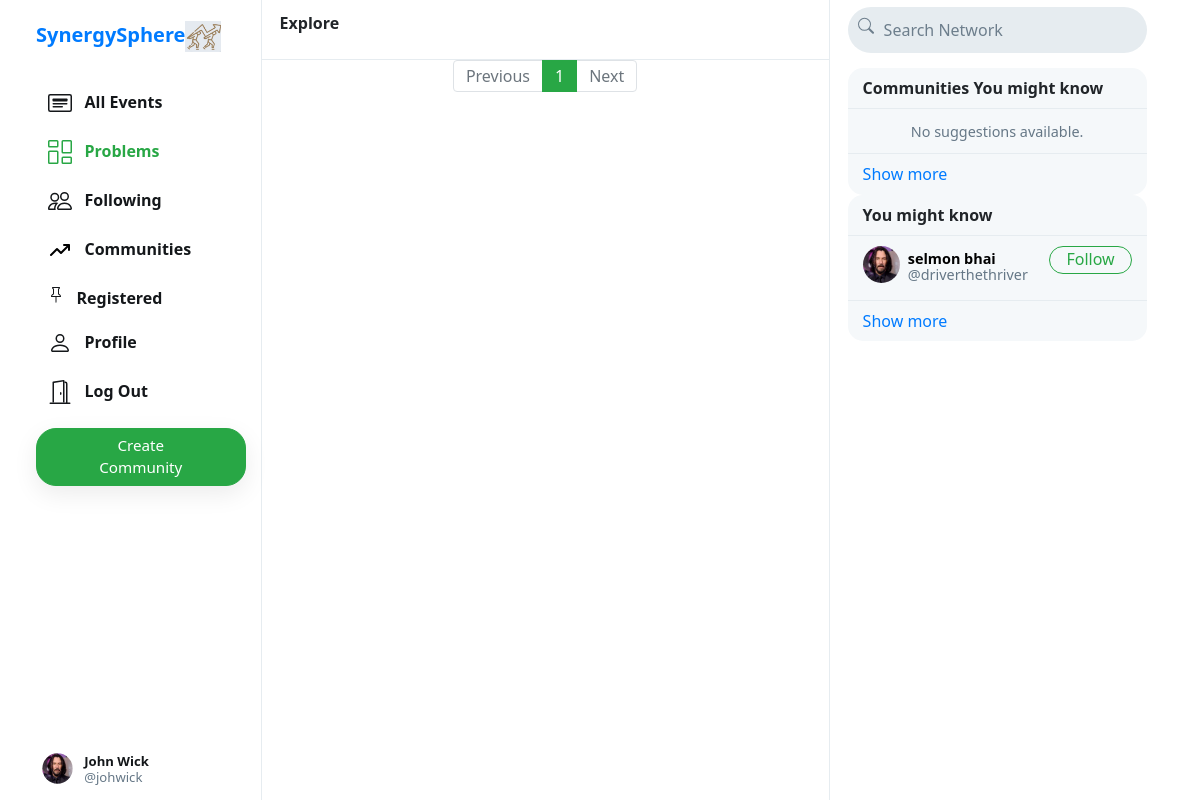
Screenshot of /n/problems (signed in) with the database file from the repository.
### sphere/models.py (models this page shows, shortened)
class User(AbstractUser):
    profile_pic = models.ImageField(upload_to='profile_pic/',default = 'defaults/no_pic.png')
    bio = models.TextField(max_length=160, blank=True, null=True,default='hey, this is my synergy profile')
    cover = models.ImageField(upload_to='user_covers/', blank=True,default = 'defaults/default-user-cover.png')
    phone = models.CharField(max_length=15, blank=True, null=True)
    created_at = models.DateTimeField(blank=True, null=True, default = timezone.now)  # Field renamed to remove unsuitable characters.
    updated_at = models.DateTimeField(blank=True, null=True,  default = timezone.now)
    city = models.CharField(max_length=50, blank=True, null=True)
    is_reported = models.IntegerField(blank=True, null=True,default=False)
    is_block = models.IntegerField(blank=True, null=True, default = False)

### sphere/views.py (the view)
# urls.py: path("n/problems", views.problems, name='problems'),
def problems(request):
    all_posts = Problems.objects.all().order_by('-created_at')
    paginator = Paginator(all_posts, 10)
    page_number = request.GET.get('page')
    if page_number == None:
        page_number = 1
    posts = paginator.get_page(page_number)
    suggestions = []
    c_suggestions = []
    if request.user.is_authenticated:
        followings = Follower.objects.filter(followers=request.user).values_list('user', flat=True)
        suggestions = User.objects.exclude(pk__in=followings).exclude(username=request.user.username).order_by("?")[:6]
        followings_c = Orgs.objects.filter(org_member=request.user).values_list('org_member', flat=True)
        c_suggestions = Orgs.objects.exclude(pk__in=followings_c).exclude(created_by=request.user.id).order_by("?")[:6]
    return render(request, "sphere/index.html", {
        "posts": posts,
        "suggestions": suggestions,
        "c_suggestions":c_suggestions,
        "page": "all_problems",
        'profile': False
    })

### sphere/templates/sphere/index.html (shortened to what this page needs)
{% extends "sphere/layout.html" %}
{% load static %}
{% block body %}
    <div class="main-div">
        <div class="left-div">
            <nav class="head heading">
                {% if page == 'all_events' %}
                    Upcoming Events
                {% elif page == 'all_events' %}
                    Problems People Are Facing
                {% elif page == 'following' %}
                    Events By Your Communities
                {% elif page == 'saved' %}
                    Registered
                {% elif page == 'profile' %}
                    Profile
                {% else %}
                    Explore
                {% endif %}
            </nav>
            <div class="left-div-content">
                <div class="posts-view">
                    <div class="main-div-content">
                        <nav aria-label="Page navigation example" class="pagination-bar">
                            <ul class="pagination justify-content-center">
                                {% if posts.has_previous %}
                                    <li class="page-item">
                                        <a class="page-link" href="?page={{ posts.previous_page_number | default:1}}" tabindex="-1" aria-disabled="true">Previous</a>
                                    </li>
                                {% else %}
                                    <li class="page-item disabled">
                                        <a class="page-link" href="" tabindex="-1" aria-disabled="true">Previous</a>
                                    </li>
                                {% endif %}
                                {% for each in posts.paginator.page_range %}
                                    {% if each == posts.number %}
                                        <li class="page-item active"><a class="page-link" href="?page={{each}}">{{each}}</a></li>
                                    {% else %}
                                        <li class="page-item"><a class="page-link" href="?page={{each}}">{{each}}</a></li>
                                    {% endif %}
                                {% endfor %}
                                {% if posts.has_next %}
                                    <li class="page-item">
                                        <a class="page-link" href="?page={{ posts.next_page_number }}">Next</a>
                                    </li>
                                {% else %}
                                    <li class="page-item disabled">
                                        <a class="page-link" href="">Next</a>
                                    </li>
                                {% endif %}
                            </ul>
                          </nav>
                    </div>
                </div>
            </div>
        </div>
    </div>
{% endblock %}

### sphere/templates/sphere/layout.html (shortened to what this page needs)
{% load static %}
<!DOCTYPE html>
<html lang="en">
    <head>
        <link rel="stylesheet" href="https://stackpath.bootstrapcdn.com/bootstrap/4.4.1/css/bootstrap.min.css">
        <link href="{% static 'sphere/styles.css' %}" rel="stylesheet">
    </head>
    <body>
        <div class="body" data-page="{{page}}">
            <div class="sidenav">
                <a href="{% url 'index' %}" class="navbar-brand">
                <b>SynergySphere</b><img src="{% static 'sphere/Images/logo.png' %}" height="31px">
                </a>
                <div style="height: 100%;">
                    <div>
                        <div>
                            <ul>
                                <li class="nav-item" id="all_events">
                                    <a href="{% url 'index' %}" class="nav-link">
                                        <div>
                                            &nbsp;&nbsp;All Events
                                        </div>
                                    </a>
                                </li>
                                    <li class="nav-item" id="all_problems">
                                        <a href="{% url 'problems' %}" class="nav-link">
                                            <div>
                                                &nbsp;&nbsp;Problems
                                            </div>
                                        </a>
                                    </li>
                                {% if user.is_authenticated %}
                                <li class="nav-item" id="following">
                                    <a href="{% url 'following' %}" class="nav-link">
                                        <div>
                                            &nbsp;&nbsp;Following
                                        </div>
                                    </a>
                                </li>
                                <li class="nav-item" id="following">
                                    <a href="{% url 'communitylist' user.username %}" class="nav-link">
                                        <div>
                                            &nbsp;&nbsp;Communities
                                        </div>
                                    </a>
                                </li>
                                <li class="nav-item" id="saved">
                                    <a href="{% url 'saved' %}" class="nav-link">
                                        <div>
                                            &nbsp;&nbsp;Registered
                                        </div>
                                    </a>
                                </li>
                                <li class="nav-item" id="profile">
                                    <a href="{% url 'profileevents' user.username %}" class="nav-link">
                                        <div>
                                            &nbsp;&nbsp;Profile
                                        </div>
                                    </a>
                                </li>
                                <li class="nav-item" id="logout">
                                    <a href="{% url 'logout' %}" class="nav-link">
                                        <div>
                                            &nbsp;&nbsp;Log Out
                                        </div>
                                    </a>
                                </li>
                                {% endif %}
                            </ul>
                        </div>
                        {% if user.is_authenticated %}
                            <button id="popup-btn" class="btn btn-success new-post-btn" onclick="createpost()">Create Community</button>
                        {% endif %}
                    </div>
                    <div style="position: absolute; bottom: 10px;">
                        {% if user.is_authenticated %}
                            <li class="nav-item sidenav-user">
                                <a href="{% url 'profileevents' user.username %}" class="nav-link">
                                    <div class="user_account">
                                        <div class="small-profilepic" style="float: left; background-image: url(/media/{{user.profile_pic}})"></div>
                                        <div style="height: 2.7vw; margin: auto;">
                                            <div style="margin-top: 4px;"><strong>{{user.first_name}} {{user.last_name}}</strong></div>
                                            <div class="grey" style="margin-top: 4px;">@{{ user.username }}</div>
                                        </div>
                                    </div>
                                </a>
                            </li>
                        {% endif %}
                    </div>
                </div>
            </div>
            {% block body %}
            {% endblock %}
            <div class="right-div">
                <nav class="head">
                    <form action="#">
                        <div class="search-div">
                            <div>
                            </div>
                            <input type="text" name="query" id="search-box" placeholder="Search Network">
                        </div>
                    </form>
                </nav>
                <div class='right-div-content'>
                    <div class="space" style="background-color: white;"></div>
                    {% if user.is_authenticated %}
                    <div class="suggestion-box">
                        <div class="suggestion-header">
                            Communities You might know
                        </div>
                        {% for suggestion in c_suggestions %}
                            <div class="suggestion-user">
                                <div>
                                    <a href="{% url 'org_profile' suggestion.org_name %}">
                                        <div class="small-profilepic" style="background-image: url(/media/{{suggestion.profile_pic}})"></div>
                                    </a>
                                </div>
                                <div class="user-details">
                                    <a href="{% url 'org_profile' suggestion.org_name %}">
                                        <div id="user-name">
                                            <strong>
                                                {{suggestion.org_name}}
                                            </strong>
                                        </div>
                                        <div class="grey">@{{suggestion.org_name}}</div>
                                    </a>
                                </div>
                                <div>
                                    <button class="btn btn-outline-success" type="button" onclick="follow_user(this,'{{suggestion.username}}','suggestion')">Follow</button>
                                </div>
                            </div>
                        {% empty %}
                                <div style="text-align: center; border-bottom: .5px solid #e6ecf0; padding: 10px 15px;">
                                    <span class="grey" style="font-size: .9em;">No suggestions available.</span>
                                </div>
                        {% endfor %}
                        <div class="suggestion-footer">
                            <a href="#">Show more</a>
                        </div>
                    </div>
                    <div class="suggestion-box">
                            <div class="suggestion-header">
                                You might know
                            </div>
                            {% for suggestion in suggestions %}
                                <div class="suggestion-user">
                                    <div>
                                        <a href="{% url 'profileevents' suggestion.username %}">
                                            <div class="small-profilepic" style="background-image: url(/media/{{suggestion.profile_pic}})"></div>
                                        </a>
                                    </div>
                                    <div class="user-details">
                                        <a href="{% url 'profileevents' suggestion.username %}">
                                            <div id="user-name">
                                                <strong>
                                                    {{suggestion.first_name}} {{suggestion.last_name}}
                                                </strong>
                                            </div>
                                            <div class="grey">@{{suggestion.username}}</div>
                                        </a>
                                    </div>
                                    <div>
                                        <button class="btn btn-outline-success" type="button" onclick="follow_user(this,'{{suggestion.username}}','suggestion')">Follow</button>
                                    </div>
                                </div>
                            {% empty %}
                                    <div style="text-align: center; border-bottom: .5px solid #e6ecf0; padding: 10px 15px;">
                                        <span class="grey" style="font-size: .9em;">No suggestions available.</span>
                                    </div>
                            {% endfor %}
                            <div class="suggestion-footer">
                                <a href="#">Show more</a>
                            </div>
                        </div>
                    {% endif %}
                </div>
            </div>
        </div>
    </body>
</html>

### rows the page displays
User: profile_pic (picture), first_name "John", last_name "Wick", username "johwick"
User: profile_pic (picture), first_name "selmon", last_name "bhai", username "driverthethriver"

### other values shown
{{ each }} "1"
